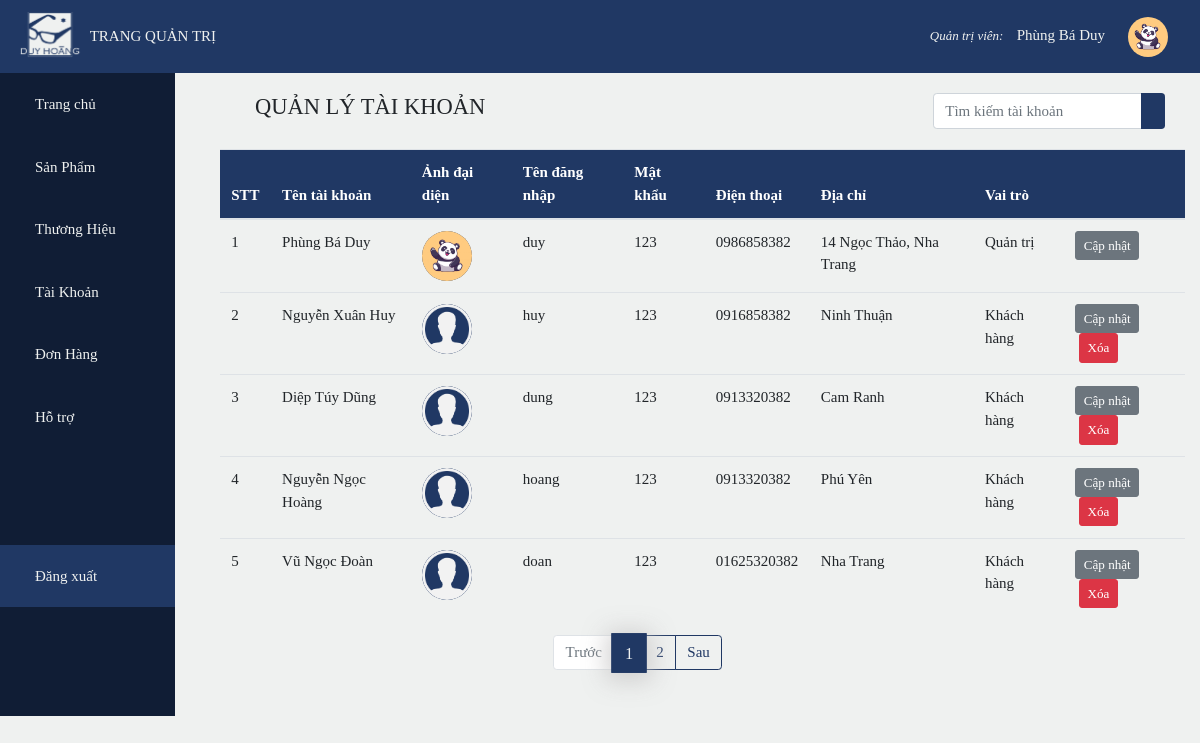
Before: /admin/index.php?page=a&pg=1 (signed in) with the older database file.
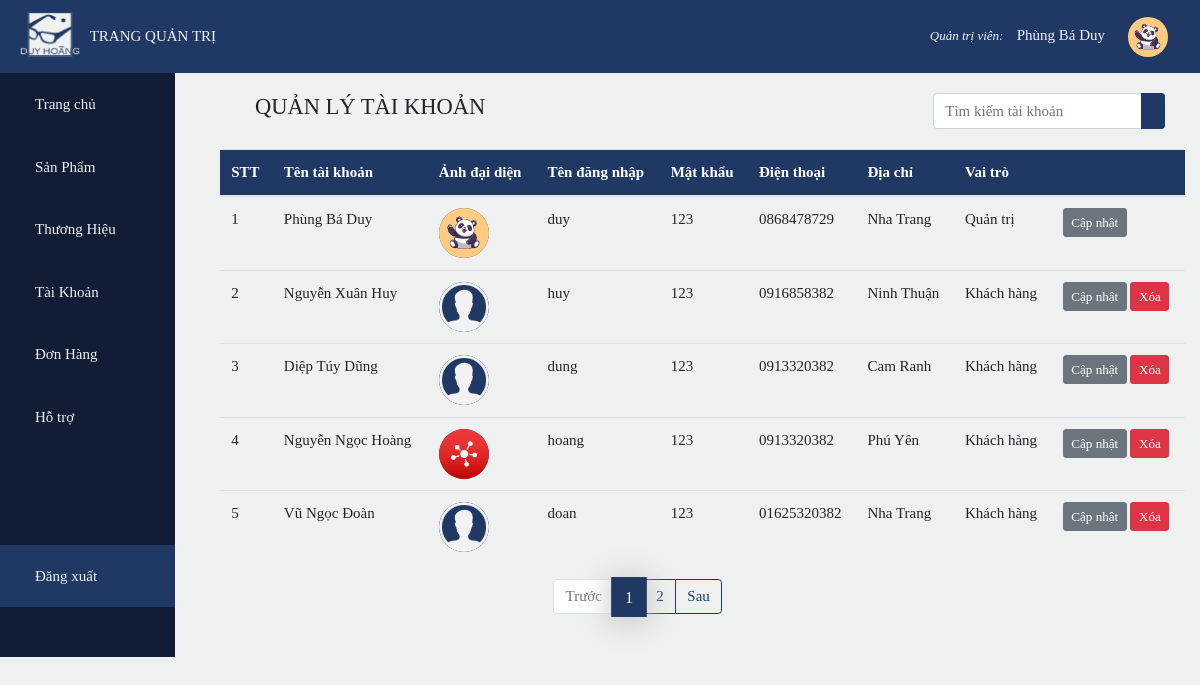
After: the same page with the newer database file.
### tables this page shows
CREATE TABLE `account` (
  `id` int(11) NOT NULL,
  `name` varchar(50) DEFAULT NULL,
  `username` varchar(50) DEFAULT NULL,
  `password` varchar(50) DEFAULT NULL,
  `admin` bit(1) DEFAULT NULL,
  `phone` varchar(20) DEFAULT NULL,
  `address` varchar(255) DEFAULT NULL,
  `image` varchar(50) DEFAULT 'avatar.png'
);

### admin/account/account.php (the view, shortened to what the changed rows need)
<?php
    require_once('../db_config/db_connect.php');
    $product_perPage = 5;
    if(isset($_GET['pg']))
        $current_Page = $_GET['pg'];
    $index = ($current_Page - 1)*$product_perPage;
    $sql = 'Select * from account limit '.$index.', '.$product_perPage.'';
    $result = mysqli_query($conn,$sql);
?>
<div class="container detail">
    <table class="table">
        <thead class="bg-color text-white">
            <tr>
                <th>STT</th>
                <th>Tên tài khoản</th>
                <th>Ảnh đại diện</th>
                <th>Tên đăng nhập</th>
                <th>Mật khẩu</th>
                <th>Điện thoại</th>
                <th>Địa chỉ</th>
                <th>Vai trò</th>
                <th colspan="2"></th>
            </tr>
        </thead>
        <tbody>
            <?php
                $i = 1;
                while($row = mysqli_fetch_array($result))
                {
                    echo '
                    <tr>
                        <td>'.$i++.'</td>
                        <td>'.$row['name'].'</td>
                        <td><img class="avt_user" src="../img/'.$row['image'].'"/></td>
                        <td>'.$row['username'].'</td>
                        <td>'.$row['password'].'</td>
                        <td>'.$row['phone'].'</td>
                        <td>'.$row['address'].'</td>';
                        if($row['admin']==1)
                            echo'<td>Quản trị</td>';
                        else echo '<td>Khách hàng</td>';
                        echo '
                        <td>
                            <a class="btn btn-sm btn-secondary" href="index.php?page=au&id='.$row['id'].'">Cập nhật</a>';
                            if($row['admin']!=1)
                            echo '<a class="btn btn-sm btn-danger ml-1" href="account/delete.php?id='.$row['id'].'">Xóa</a>
                        </td>
                    </tr>';
                }
            ?>
        </tbody>
    </table>
</div>

Changed rows visible on the page:
changed account "Phùng Bá Duy": phone "0986858382" → "0868478729"; address "14 Ngọc Thảo, Nha Trang" → "Nha Trang"
changed account "Nguyễn Ngọc Hoàng": image: picture added in place of a placeholder
